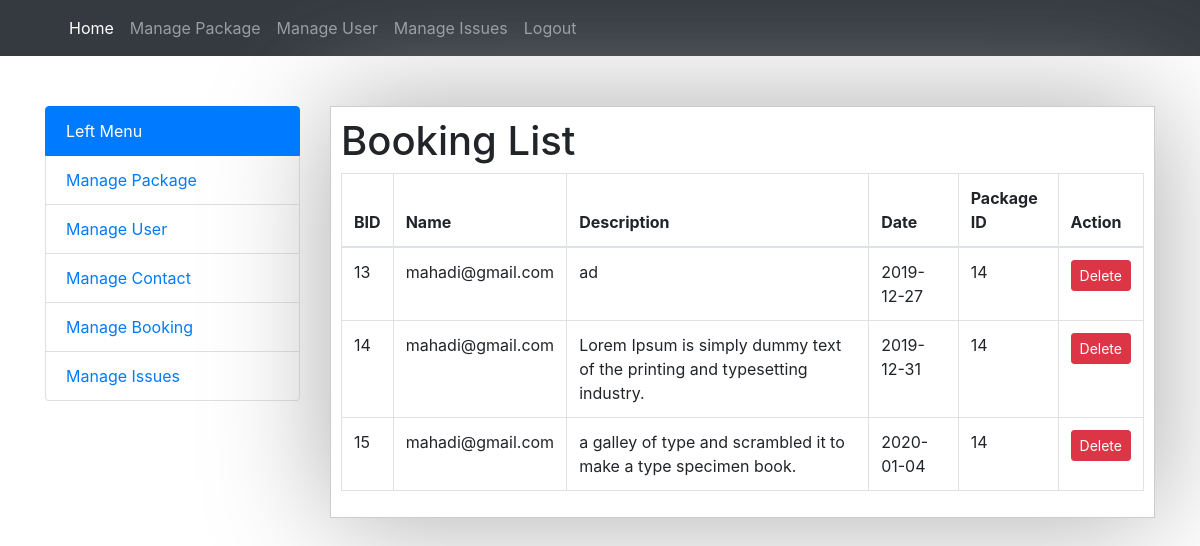
The page /admin/booking/index.php on the database its author committed.
### tables this page shows
CREATE TABLE `booking` (
  `bid` int(11) NOT NULL,
  `name` varchar(255) NOT NULL,
  `description` varchar(255) NOT NULL,
  `date` date NOT NULL,
  `pid` varchar(255) NOT NULL
);

### admin/booking/index.php (the view)
<?php
	include('../includes/config.php');
	$sql ="select * from booking";
	$result= mysqli_query($con,$sql);
?>
<?php include('../includes/header.php'); ?>
<div class="content">
	<h1>Booking List</h1>
		<table class="table table-bordered">
			<thead>
				<th>BID</th>
				<th>Name</th>
				<th>Description</th>
				<th>Date</th>
				<th>Package ID</th>
				<th>Action</th>
			</thead>
			<?php while($row = mysqli_fetch_assoc($result)){ ?>
			<tr>
				<td><?php echo $row['bid']; ?> </td>
				<td><?php echo $row['name']; ?> </td>
				<td><?php echo $row['description']; ?> </td>
				<td><?php echo $row['date']; ?> </td>
				<td><?php echo $row['pid']; ?> </td>
				<td>
					<a class="btn btn-danger btn-sm" href="delete.php?bid=<?php echo $row['bid']; ?>" onclick="return confirm('Are you sure?')"> Delete </a>
				</td>
			</tr>
			<?php } ?>
		 </table>
</div>
<?php include('../includes/footer.php'); ?>

### admin/assets/css/style.css (style rules this page uses)
.content { padding: 10px; border: 1px solid #ccc; box-shadow: 1px 1px 7pc #aaa; }

### rows shown on the page
booking: bid "13", name "mahadi@gmail.com", description "ad", date "2019-12-27", pid "14"
booking: bid "14", name "mahadi@gmail.com", description "Lorem Ipsum is simply dummy text of the printing and typesetting industry.", date "2019-12-31", pid "14"
booking: bid "15", name "mahadi@gmail.com", description "a galley of type and scrambled it to make a type specimen book.", date "2020-01-04", pid "14"
